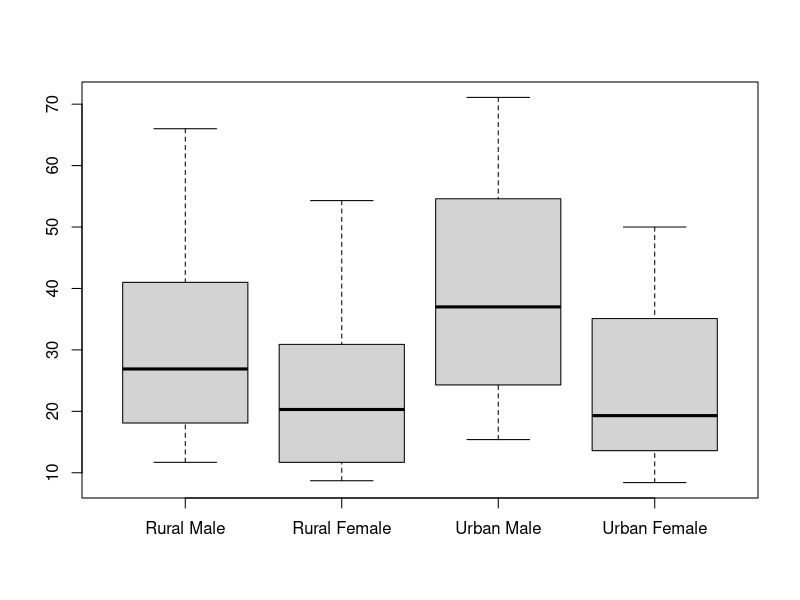
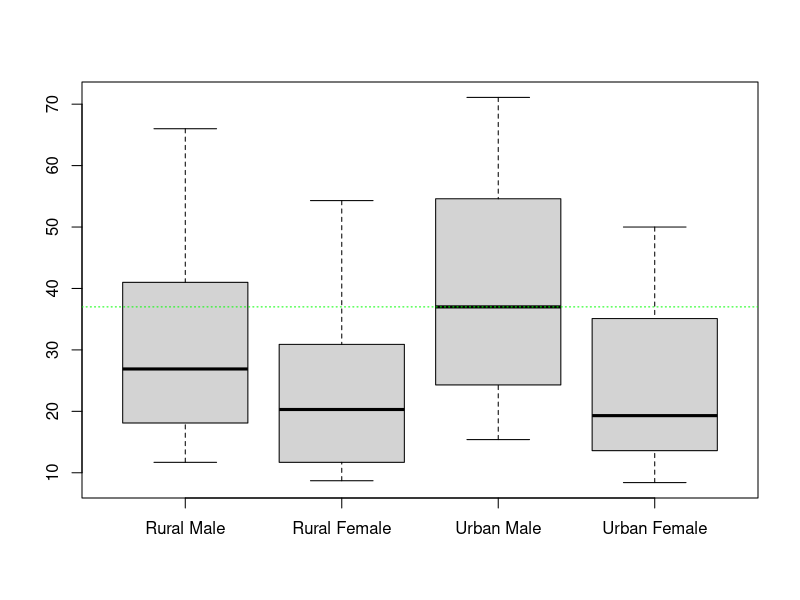
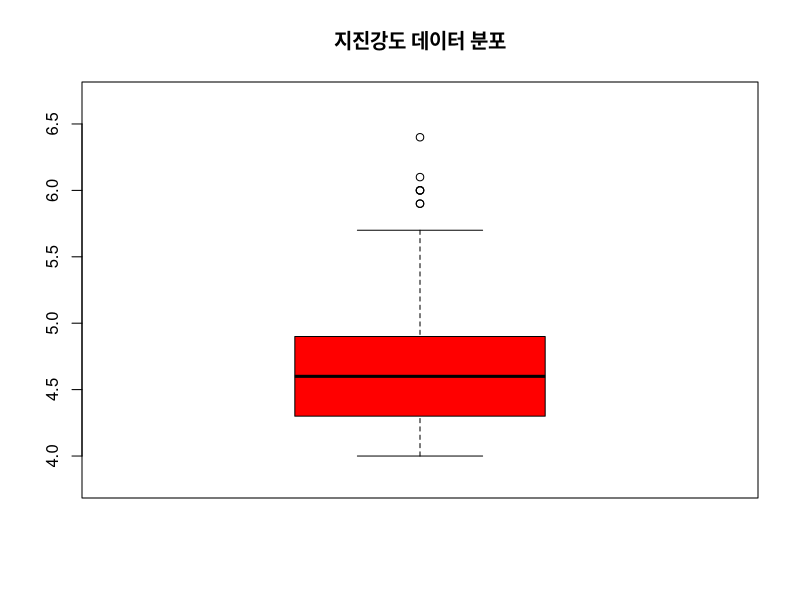

Recreate these plots in R, in order.
# 2 연속변수의 시각화


# 상자 그래프
# 데이터의 분포를 나타내는데 많이 사용.
# summary 함수의 내용을 시각화 한다고 생각하면 된다.

data(VADeaths)                                  # 샘플 데이터 가져오기
VADeaths

boxplot(VADeaths)                               # 상자그래프

boxplot(VADeaths, range = 0)                    # range = 0 은 최소값과 최대값을 점선으로 연결
# 0이 디폴트
abline(h = 37, lty = 3, col = "green")          # 37 높이에 초록색으로 하여 스타일 3의 기준선을 그린다.

chart_data <- quakes$mag                        # 샘플 데이터 가져오기

boxplot(chart_data, col = "red", main = "지진강도 데이터 분포", ylim = c(3.8, 6.7))
# 동떨어진 데이터는 o 로 표시


# 히스토그램
# 계급별 분포를 알아보는데 많이 사용.
# ex) 성적별 학생 분포

data(iris)
names(iris)
iris
